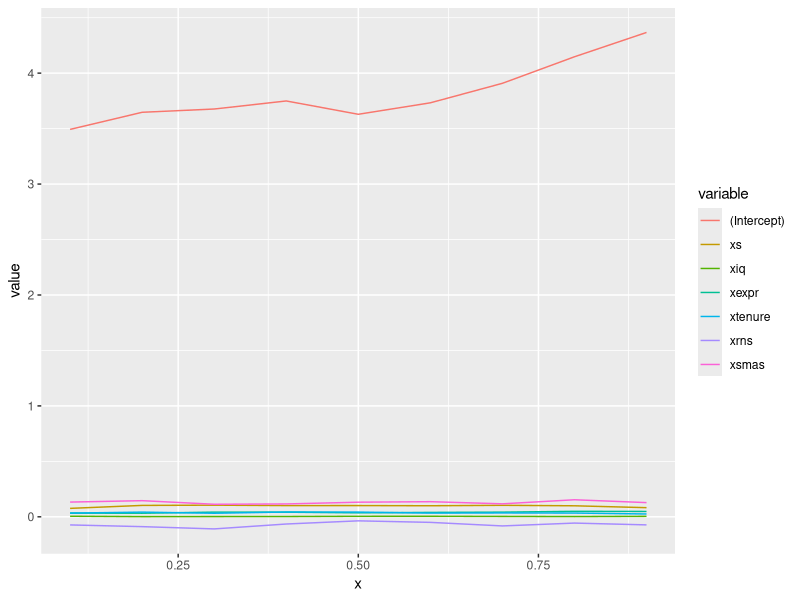
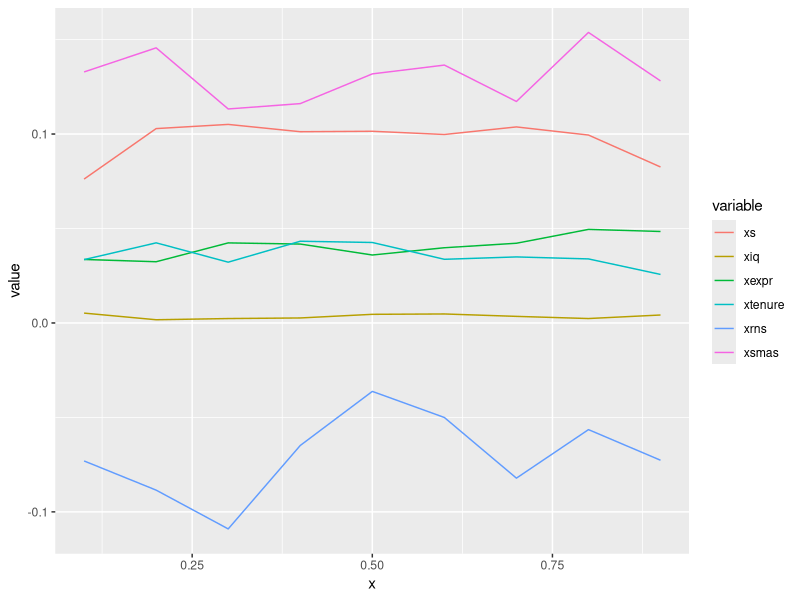

Source code (R) for these figures, in order:
library(foreign)
library(quantreg)
df=read.dta("./data/grilic.dta")
x=cbind("s"=df$s,"iq"=df$iq,"expr"=df$expr,"tenure"=df$tenure,
        "rns"=df$rns,"smas"=df$smsa)
y=cbind("lw"=df$lw)
osl=lm(y~x)
summary(osl)

lad=rq(y~x,tau=0.5)
summary(lad)


ans=c()
for (i in seq(0.1,0.9,0.1)) {
  temp=rq(y~x,tau=i)
  ans=rbind(ans,temp$coefficients)
}
ans=cbind(ans,"x"=seq(0.1,0.9,0.1))
library(ggplot2)
library(data.table)
ans=data.table(ans)
ans=melt(ans,id="x")
p=ggplot(ans,aes(x=x,y=value,group=variable,color=variable))+
  geom_line()
p

ans=c()
for (i in seq(0.1,0.9,0.1)) {
  temp=rq(y~x,tau=i)
  ans=rbind(ans,temp$coefficients[-1])
}
ans=cbind(ans,"x"=seq(0.1,0.9,0.1))
ans=data.table(ans)
ans=melt(ans,id="x")
p=ggplot(ans,aes(x=x,y=value,group=variable,color=variable))+
  geom_line()
p